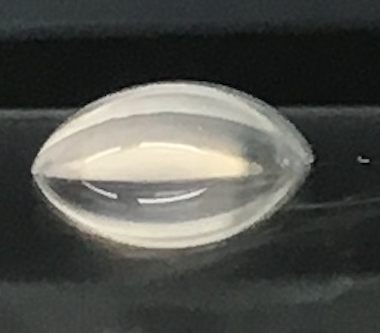
#> input picture Drop 2.png, 380 x 333 px
$ python plot_skeleton.py
#> lines starting #> are read from the running program, lines starting #| are printed output that depends on the picture; after the words box and inside, x2 and y2 are one past the last pixel; in counts of white or black regions, pixels touching at a corner belong together
#need an array of only zeros and ones, we could histogram I guess, but then dont need skeletonize

# http://scikit-image.org/docs/dev/auto_examples/plot_skeleton.html
from skimage.morphology import skeletonize
from skimage import draw
import numpy as np
import matplotlib.pyplot as plt

from PIL import Image
# L converts to 8-bit pixels, black and white
# http://pillow.readthedocs.io/en/3.2.x/handbook/concepts.html#concept-modes
image = np.array(Image.open('./Drop 2.png').convert('L'))
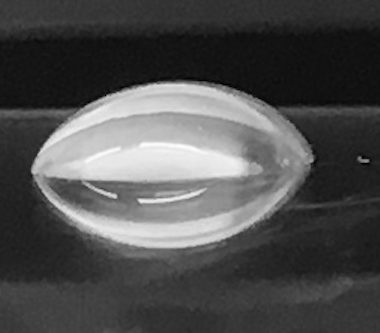
#> image: shape (333, 380); min 0, max 252, mean 78.9

# perform skeletonization
skeleton = skeletonize(image)
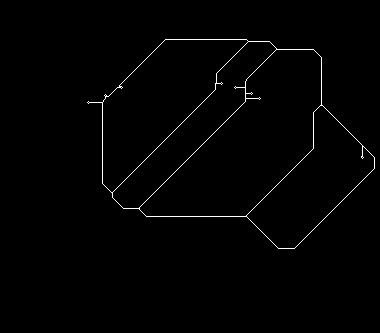
#> skeleton: shape (333, 380) bool; 0.95% white in thin lines or dots, all inside (x1, y1, x2, y2) = (87, 39, 375, 249)

# display results
fig, (ax1, ax2) = plt.subplots(nrows=1, ncols=2, figsize=(8, 4.5),
                               sharex=True, sharey=True,
                               subplot_kw={'adjustable': 'box-forced'})

ax1.imshow(image, cmap=plt.cm.gray)
ax1.axis('off')
ax1.set_title('original', fontsize=20)

ax2.imshow(skeleton, cmap=plt.cm.gray)
ax2.axis('off')
ax2.set_title('skeleton', fontsize=20)

fig.tight_layout()

plt.show()
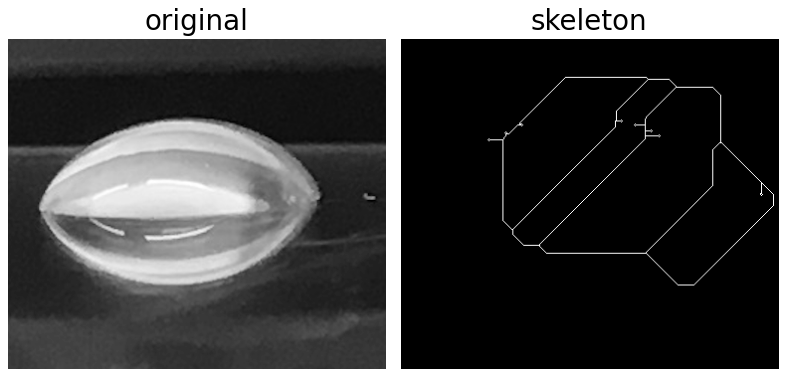
#> figure drawn by matplotlib, 2 panels

$ run again, with Drop 1.png copied over Drop 2.png
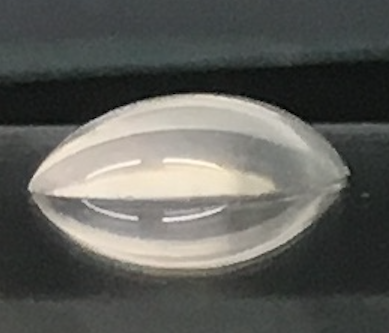
#> input picture Drop 1.png, 389 x 333 px
#> `skeleton = skeletonize(image)`:
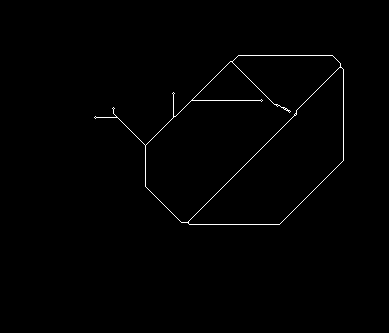
#> skeleton: shape (333, 389) bool; 0.71% white in thin lines or dots, all inside (x1, y1, x2, y2) = (94, 55, 344, 225)
#> `plt.show()`:
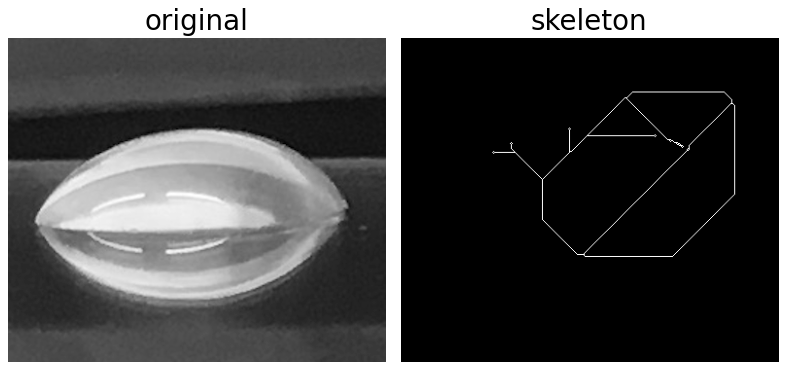
#> figure drawn by matplotlib, 2 panels

$ run again, with Drop 3.png copied over Drop 2.png
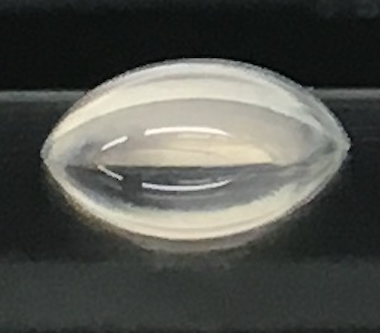
#> input picture Drop 3.png, 380 x 333 px
#> `skeleton = skeletonize(image)`:
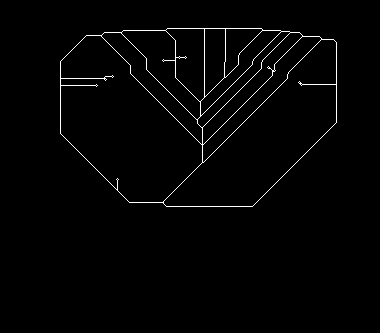
#> skeleton: shape (333, 380) bool; 1.5% white in thin lines or dots, all inside (x1, y1, x2, y2) = (60, 28, 337, 207)
#> `plt.show()`:
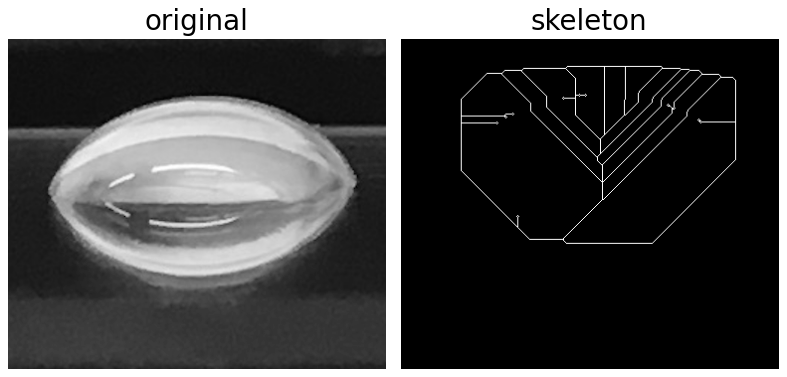
#> figure drawn by matplotlib, 2 panels

$ run again, with Drop 4.png copied over Drop 2.png
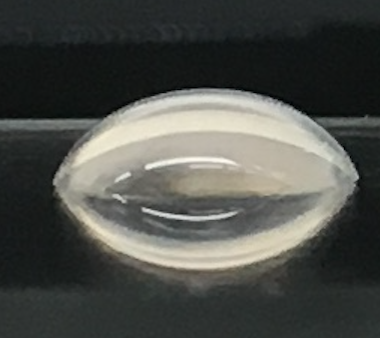
#> input picture Drop 4.png, 380 x 338 px
#> `skeleton = skeletonize(image)`:
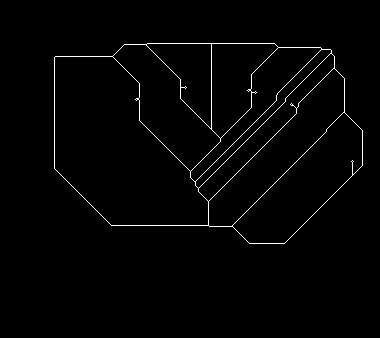
#> skeleton: shape (338, 380) bool; 1.4% white in thin lines or dots, all inside (x1, y1, x2, y2) = (54, 43, 363, 244)
#> `plt.show()`:
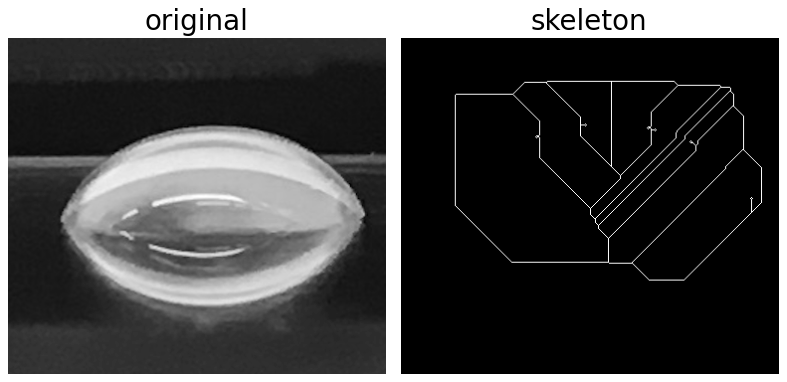
#> figure drawn by matplotlib, 2 panels
